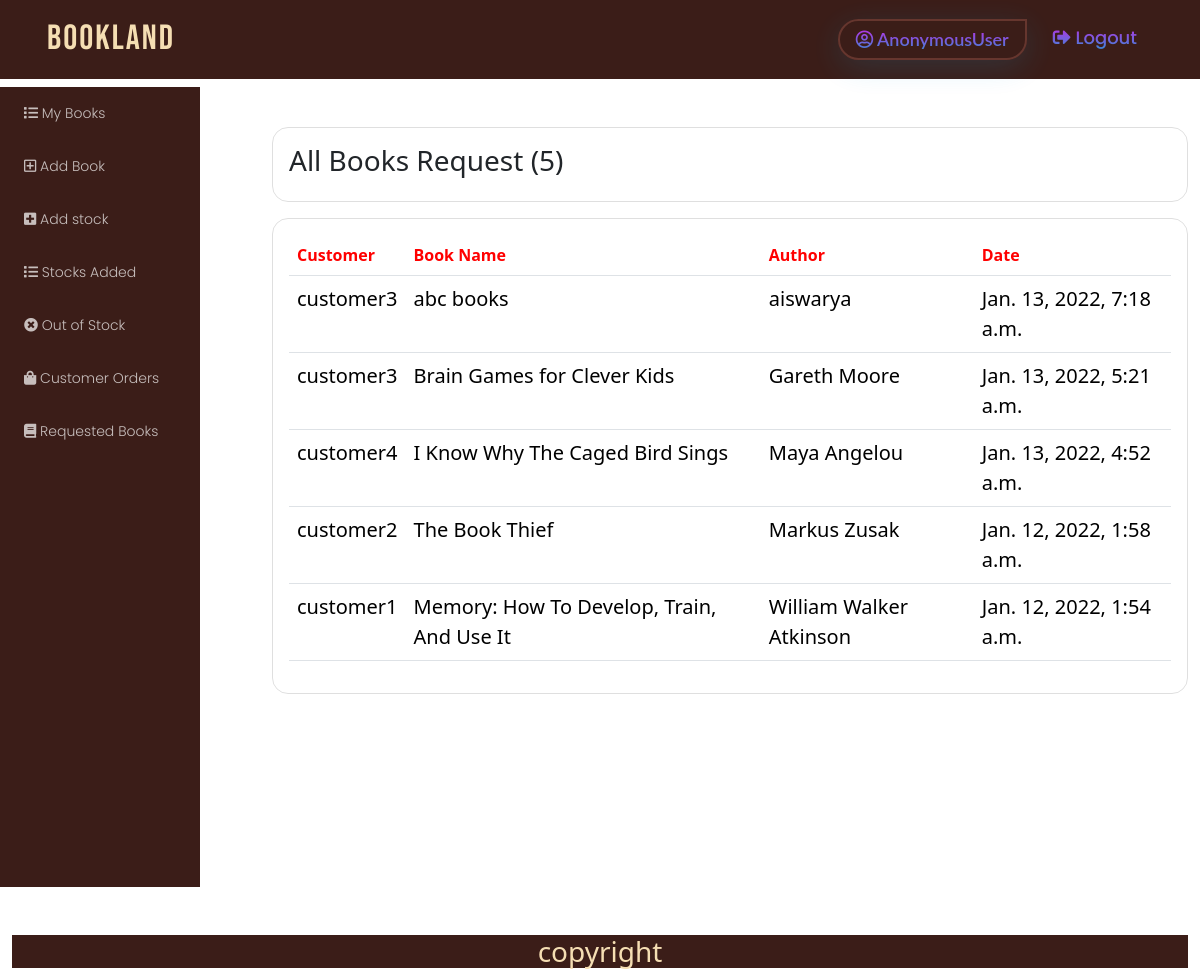
Page /seller/see_requested_books/ on the committed database.
### customer/models.py (models this page shows, shortened)
class Request_Book(Abstractmodels):
    book_name = models.CharField(max_length=100)
    author = models.CharField(max_length=100)
    user = models.ForeignKey(User, on_delete=models.CASCADE)
    class Meta:
        ordering = ['-created_date']

### authapp/models.py (models this page shows)
class User(AbstractUser):
    is_seller = models.BooleanField(default=False)
    is_customer = models.BooleanField(default=False)

### seller/views.py (the view)
# urls.py: path("see_requested_books/", views.see_requested_books, name="see_requested_books"),
def see_requested_books(request):
    requested_book = Request_Book.objects.all()
    requested_books_count = requested_book.count()
    return render(request, "seller/see_requested_books.html", {'requested_book': requested_book, 'requested_books_count':requested_books_count})

### templates/seller/see_requested_books.html
{%extends 'seller/baseadmin.html'%}
{%load static%}
{% block body_block %}
<div class="row mt-5 ms-5">
    <div class="col-md">
      <div class="card card-body">
        <h3>All Books Request ({{requested_books_count}})</h3>
      </div>
      <div class="card card-body mt-3">
        <table class="table">
          <tr>
            <th>Customer</th>
            <th>Book Name</th>
            <th>Author</th>
            <th>Date</th>
          </tr>
          {% for i in requested_book %}
            <tr>
              <td>{{i.user}}</td>
              <td>{{i.book_name}}</td>
              <td>{{i.author}}</td>
              <td>{{i.created_date}}</td>
            </tr>
          {% endfor %}
        </table>
      </div>
    </div>
  </div>
  {% endblock %}

### static/css/styles.css (style rules this page uses)
th { color: red; }
td { margin-top : 5px; color: black; font-size : 20px; }
body { background-image: url("https://cdn.wallpapersafari.com/18/38/bp9GEo.jpg"); background-repeat: no-repeat; background-attachment: fixed; }
.card { border-radius:1rem; background:transparent; }

### rows in the picture
Request_Book: user "customer3", book_name "abc books", author "aiswarya", created_date "Jan. 13, 2022, 7:18 a.m."
Request_Book: user "customer3", book_name "Brain Games for Clever Kids", author "Gareth Moore", created_date "Jan. 13, 2022, 5:21 a.m."
Request_Book: user "customer4", book_name "I Know Why The Caged Bird Sings", author "Maya Angelou", created_date "Jan. 13, 2022, 4:52 a.m."
Request_Book: user "customer2", book_name "The Book Thief", author "Markus Zusak", created_date "Jan. 12, 2022, 1:58 a.m."
Request_Book: user "customer1", book_name "Memory: How To Develop, Train, And Use It", author "William Walker Atkinson", created_date "Jan. 12, 2022, 1:54 a.m."

### other values in the picture
{{ request.user }} "AnonymousUser"
{{ requested_books_count }} "5"
